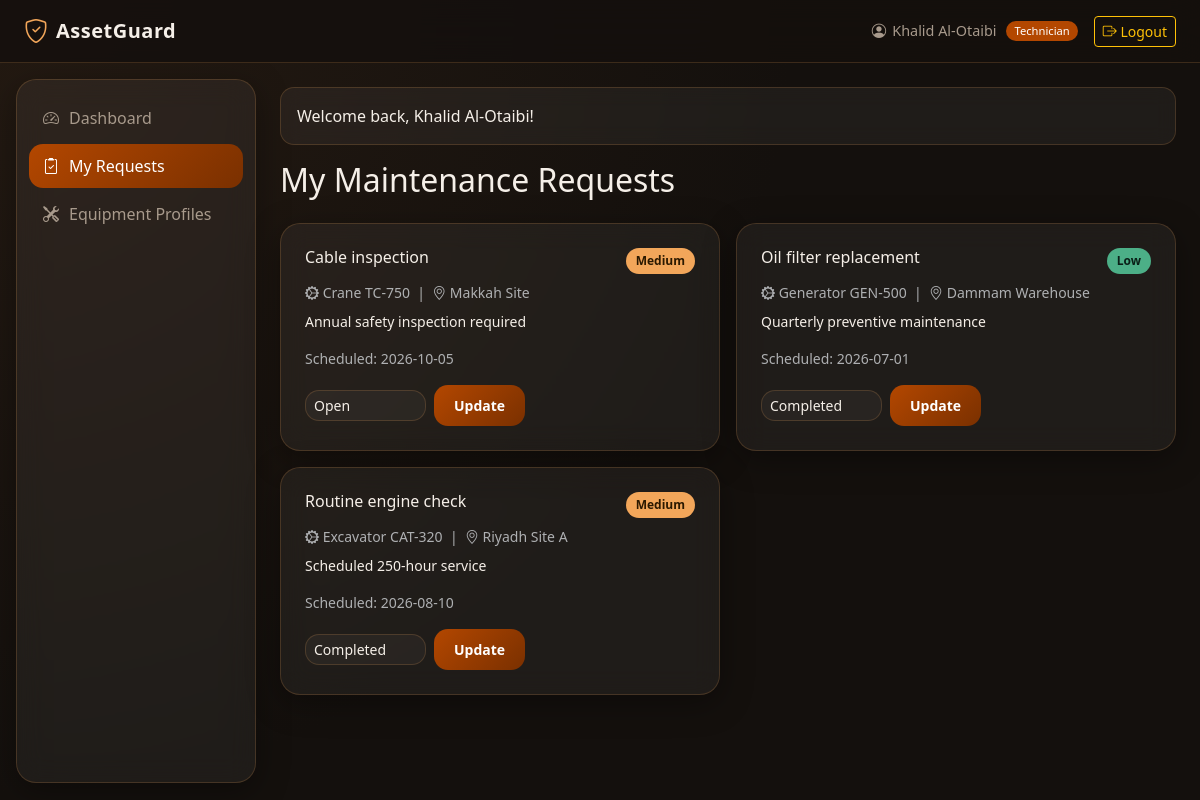
Page /technician/my_requests.php (signed in) on the committed database.
### tables this page shows
CREATE TABLE IF NOT EXISTS maintenance_requests (
    id INT AUTO_INCREMENT PRIMARY KEY,
    equipment_id INT NOT NULL,
    assigned_to INT,
    title VARCHAR(200) NOT NULL,
    description TEXT,
    priority ENUM('Low', 'Medium', 'High') DEFAULT 'Medium',
    status ENUM('Open', 'In Progress', 'Completed') DEFAULT 'Open',
    scheduled_date DATE,
    completed_date DATE,
    created_at TIMESTAMP DEFAULT CURRENT_TIMESTAMP,
    FOREIGN KEY (equipment_id) REFERENCES equipment(id) ON DELETE CASCADE,
    FOREIGN KEY (assigned_to) REFERENCES users(id) ON DELETE SET NULL
);

CREATE TABLE IF NOT EXISTS equipment (
    id INT AUTO_INCREMENT PRIMARY KEY,
    name VARCHAR(200) NOT NULL,
    type VARCHAR(100),
    location VARCHAR(150),
    status ENUM('Operational', 'Under Maintenance', 'Broken', 'Retired') DEFAULT 'Operational',
    risk_level ENUM('Low', 'Medium', 'High') DEFAULT 'Low',
    responsible_id INT,
    purchase_date DATE,
    created_at TIMESTAMP DEFAULT CURRENT_TIMESTAMP,
    FOREIGN KEY (responsible_id) REFERENCES users(id) ON DELETE SET NULL
);

### technician/my_requests.php (the view, shortened to what this page needs)
<?php
require_once __DIR__ . '/../config/database.php';
require_once __DIR__ . '/../includes/functions.php';
$user = getCurrentUser();
$stmt = $pdo->prepare("
    SELECT mr.*, e.name AS equipment_name, e.location
    FROM maintenance_requests mr
    JOIN equipment e ON mr.equipment_id = e.id
    WHERE mr.assigned_to = ?
    ORDER BY mr.status != 'Completed' DESC, mr.priority = 'High' DESC, mr.scheduled_date ASC
");
$stmt->execute([$user['id']]);
$requests = $stmt->fetchAll();
include __DIR__ . '/../includes/header.php';
?>
<h2 class="mb-4">My Maintenance Requests</h2>
<div class="row g-3">
    <?php foreach ($requests as $req): ?>
    <div class="col-md-6">
        <div class="glass-panel p-4 h-100">
            <div class="d-flex justify-content-between align-items-start mb-2">
                <h6 class="mb-0"><?= htmlspecialchars($req['title']) ?></h6>
                <span class="<?= getPriorityBadge($req['priority']) ?>"><?= $req['priority'] ?></span>
            </div>
            <p class="text-muted small mb-2">
                <i class="bi bi-gear-wide-connected"></i> <?= htmlspecialchars($req['equipment_name']) ?>
                &nbsp;|&nbsp;
                <i class="bi bi-geo-alt"></i> <?= htmlspecialchars($req['location']) ?>
            </p>
            <?php if ($req['description']): ?>
            <p class="small mb-3"><?= htmlspecialchars($req['description']) ?></p>
            <?php endif; ?>
            <p class="small text-muted mb-3">
                Scheduled: <?= formatDate($req['scheduled_date']) ?>
            </p>
            <form method="POST" action="" class="d-flex align-items-center gap-2">
                <select name="status" class="form-select form-select-sm glass-input" style="width: auto;">
                    <?php foreach (getRequestStatuses() as $s): ?>
                    <option value="<?= $s ?>" <?= $req['status'] === $s ? 'selected' : '' ?>><?= $s ?></option>
                    <?php endforeach; ?>
                </select>
                <button type="submit" class="btn btn-sm btn-brand">Update</button>
            </form>
        </div>
    </div>
    <?php endforeach; ?>
</div>
<?php include __DIR__ . '/../includes/footer.php'; ?>

### assets/style.css (style rules this page uses)
:root { --color-primary: #B34700; --color-primary-dark: #7A3000; --color-accent: #F2A65A; --color-accent-light: #FFD9A8; --color-bg: #14100D; --color-bg-elevated: #1E1712; --color-glass: rgba(255, 255, 255, 0.05); --color-glass-border: rgba(242, 166, 90, 0.18); --color-text: #F5EFE8; --color-text-muted: #A89A8C; --status-good: #4CAF87; --status-warning: #F2A65A; --status-danger: #E4572E; --status-info: #5AA9E6; --status-muted: #6B7280; --radius-md: 14px; --radius-lg: 20px; --transition-fast: 180ms ease; --transition-smooth: 320ms cubic-bezier(0.4, 0, 0.2, 1); }
* { box-sizing: border-box; }
body { background: radial-gradient(circle at top left, #241A12 0%, var(--color-bg) 55%); color: var(--color-text); font-family: 'Segoe UI', system-ui, -apple-system, sans-serif; min-height: 100vh; }
.glass-panel { background: var(--color-glass); border: 1px solid var(--color-glass-border); border-radius: var(--radius-lg); backdrop-filter: blur(14px); -webkit-backdrop-filter: blur(14px); box-shadow: 0 8px 32px rgba(0, 0, 0, 0.35); transition: transform var(--transition-smooth), box-shadow var(--transition-smooth); }
.glass-input { background: rgba(255, 255, 255, 0.04) !important; border: 1px solid var(--color-glass-border) !important; color: var(--color-text) !important; border-radius: var(--radius-md) !important; transition: border-color var(--transition-fast), box-shadow var(--transition-fast); }
.btn-brand { background: linear-gradient(135deg, var(--color-primary), var(--color-primary-dark)); color: #fff; border: none; border-radius: var(--radius-md); padding: 10px 20px; font-weight: 600; transition: transform var(--transition-fast), box-shadow var(--transition-fast); }
.badge-priority-medium { background: var(--status-warning); color: #2B1900; }
.badge-priority-low { background: var(--status-good); color: #0A1F17; }
[class^="badge-"] { padding: 4px 10px; border-radius: 999px; font-size: 0.75rem; font-weight: 600; }

### rows in the picture
maintenance_requests: title "Cable inspection", priority "Medium", equipment.name "Crane TC-750", equipment.location "Makkah Site", description "Annual safety inspection required", scheduled_date "2026-10-05", status "Open"
maintenance_requests: title "Oil filter replacement", priority "Low", equipment.name "Generator GEN-500", equipment.location "Dammam Warehouse", description "Quarterly preventive maintenance", scheduled_date "2026-07-01", status "Completed"
maintenance_requests: title "Routine engine check", priority "Medium", equipment.name "Excavator CAT-320", equipment.location "Riyadh Site A", description "Scheduled 250-hour service", scheduled_date "2026-08-10", status "Completed"

### other values in the picture
APP_NAME "AssetGuard"
$currentUser['name'] "Khalid Al-Otaibi"
$currentUser['role'] "Technician"
$flash['message'] "Welcome back, Khalid Al-Otaibi!"
